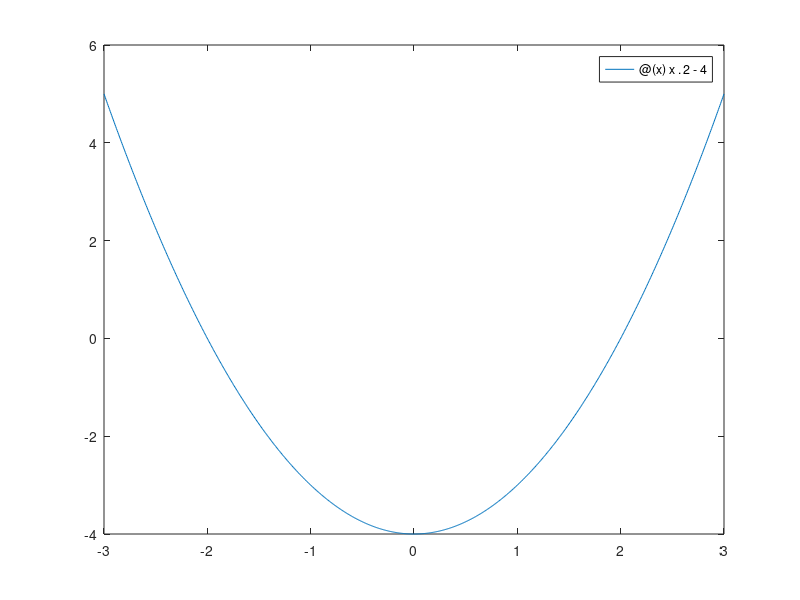

Here is the MATLAB script that generated this plot: (Note: this script raises an error after producing the figure.)
% 정답 25: 익명 함수·핸들 수정본
clear, clc, clf
f = @(x) x.^2 - 4;                        % 입력은 @(x)
g = @(x) f(x) + 1
fplot(f, [-3 3])                          % 핸들 자체를 넘긴다 (f(x)는 x가 없어 오류)
root = f(2)
h = @(t) distance(t);
d = h(3)
k = @(x, y) x.*y;                         % 벡터 원소별 곱은 .*
prod3 = k([1 2 3], [4 5 6])
theme(gcf, "light")              % R2026a 기본 테마는 dark 라 밝게 바꿔 저장한다
exportgraphics(gcf, '../img/a25_handle_bugs.png')

function r = distance(t)
    g = 9.8;                              % 함수 안은 별도 작업공간: g를 직접 정의
    r = 0.5*g*t.^2;
end
